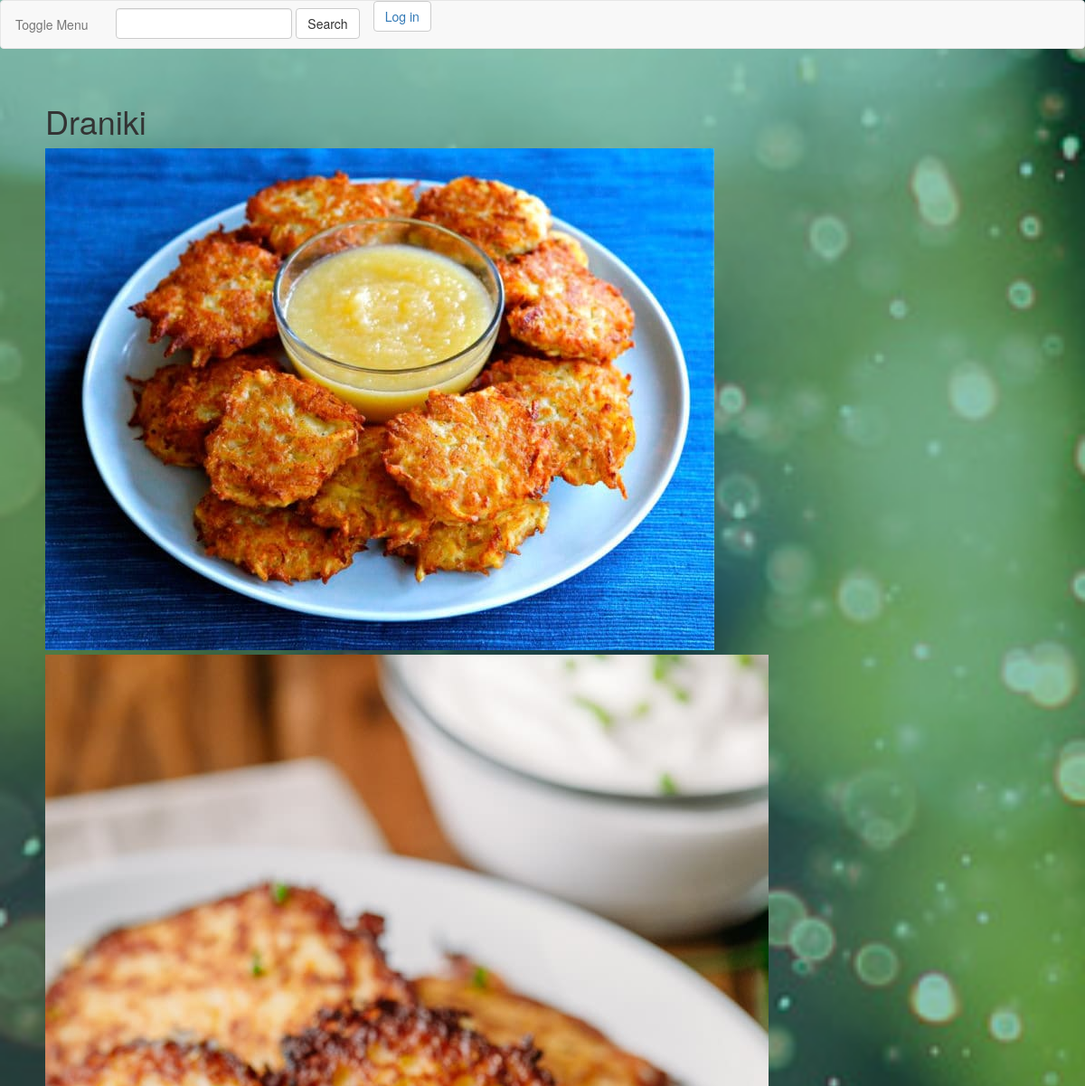
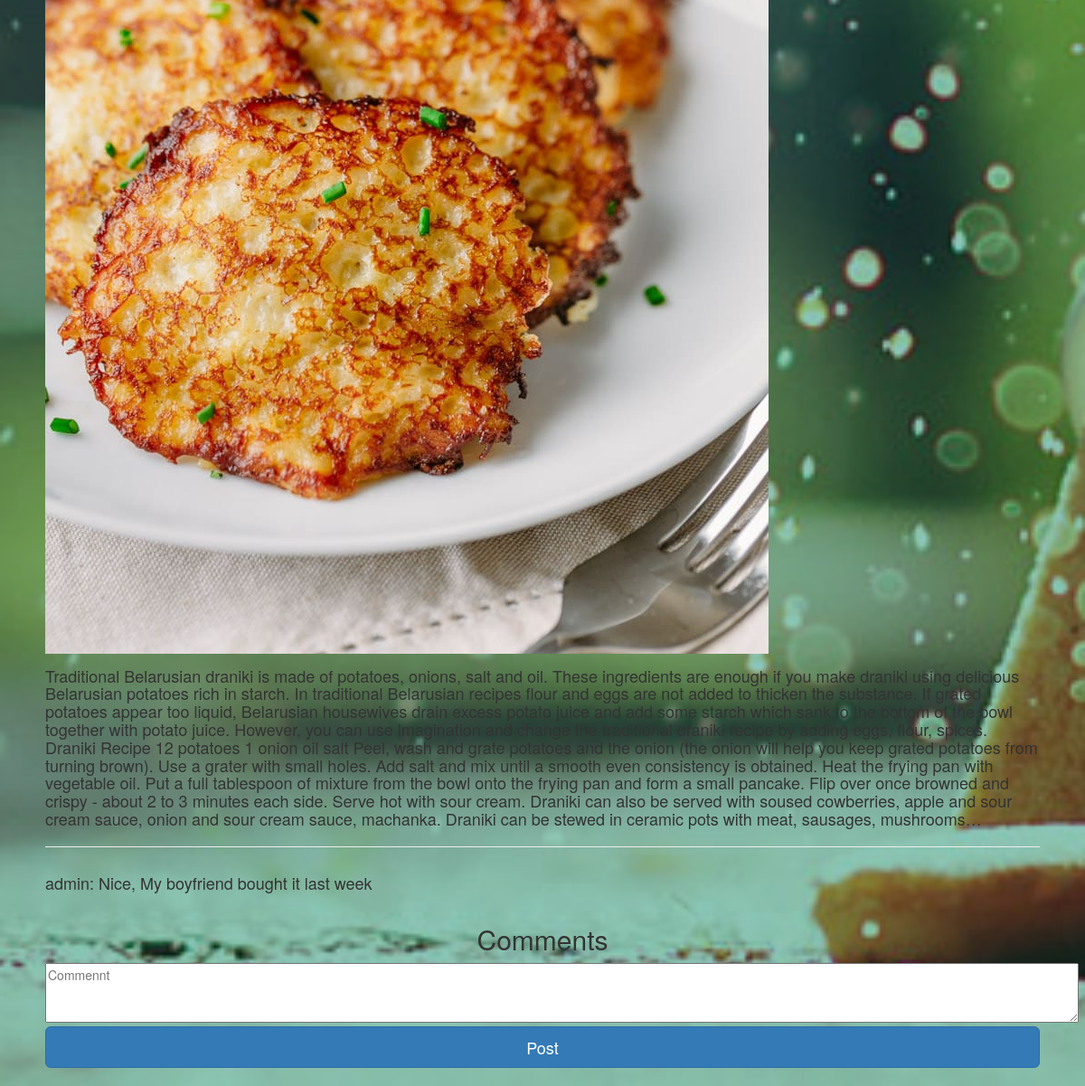
Page /dish/1/ on the committed database (2 pictures, top to bottom).
### base/models.py (models this page shows, shortened)
class Dish(models.Model):
    name = models.CharField(max_length=256, help_text='max_length=256')
    description = models.CharField(max_length=256, help_text='max_length=256', blank=True)
    main_img = models.ImageField(upload_to='base/dish_img/', blank=True, null=True)
    country = models.ForeignKey(Countries, on_delete=models.CASCADE, null=True)
    type = models.ForeignKey(TypesOfDishes, on_delete=models.CASCADE, null=False, default=None)
    recipe = models.CharField(max_length=2048, help_text='max_length=2048', blank=True, null=True, default=None)
    price = models.DecimalField(max_digits=10, decimal_places=2, default=0.00)
    is_active = models.BooleanField(default=True)
    class Meta:
        verbose_name = "Dish"
        verbose_name_plural = "Dishes"

class DishImg(models.Model):
    name = models.CharField(max_length=256, help_text='name of picture (name_"img")')
    dish = models.ForeignKey(Dish, on_delete=models.CASCADE, null=True)
    img = models.ImageField(upload_to='base/dish_img/')
    is_active = models.BooleanField(default=False)
    upload = models.DateTimeField(auto_now_add=True, auto_now=False)
    class Meta:
        verbose_name = "Image"
        verbose_name_plural = "Images"

class Comment(models.Model):
    comment = models.CharField(max_length=5000, blank=True)
    dish = models.ForeignKey(Dish, on_delete=models.CASCADE, null=True)
    user = models.ForeignKey(User, null=True)
    is_active = models.BooleanField(default=False)
    is_created = models.DateTimeField(auto_now_add=True, auto_now=False)
    is_updated = models.DateTimeField(auto_now_add=False, auto_now=True)
    class Meta:
        verbose_name = "Comment"
        verbose_name_plural = "Comments"

### base/views.py (the view, shortened to what this page needs)
# urls.py: url(r'^dish/(?P<pk>[0-9]+)/$', views.DishView.as_view(), name='dish'),
class DishView(DetailView):
    model = Dish
    template_name = 'base/dish.html'
    form_class = CommentForm
    def get(self, request, *args, **kwargs):
        self.object = self.get_object()
        context = self.get_context_data(object=self.object)
        context['form'] = self.form_class(None)
        return self.render_to_response(context)

### base/forms.py
class CommentForm(forms.ModelForm):
    class Meta:
        model = Comment
        fields = ['comment']

### templates/base/dish.html (shortened to what this page needs)
{% extends 'base.html' %}
{% load static %}
{% block content %}
<div id="page-content-wrapper">
    <div class="container-fluid">
        <h1>{{ dish.name }}</h1>
        {% for object in dish.dishimg_set.all %}
            <label for="object{{forloop.counter}}">
            <img src="{{ object.img.url }}">
            </label><br>
        {% endfor %}
        <h4>{{ dish.recipe}}</h4>
    <hr>
        {% for object in dish.comment_set.all %}
            <label for="ctr{{forloop.counter}}">
            {% include 'base/comment_object.html'%}
            </label>
        {% endfor %}
     <form action="" method="post" class="form-inline text-center">
        <h2 class="form-signin-heading">Comments</h2>
         {% for field in form %}
             <textarea placeholder="Commennt" rows="3" cols="150" form="{{ field.comment }}"></textarea>
         {% endfor %}
        <button class="btn btn-lg btn-primary btn-block" type="submit">Post</button>
    </form>
    </div>
</div>
{% endblock %}

### templates/base/comment_object.html
<div class="">
    <h4>{{ object.user }}: {{ object.comment }}</h4>
</div>

### static/dev/css/style.css (style rules this page uses)
body { background: url('../../../media/home/news/bg.jpg') no-repeat center center fixed; height: 100%; -webkit-background-size: cover; -moz-background-size: cover; -o-background-size: cover; }

### static/dev/css/simple-sidebar.css (style rules this page uses)
body { overflow-x: hidden; }
#page-content-wrapper { width: 100%; position: absolute; padding: 15px; }
@media (min-width:768px) { #page-content-wrapper { padding: 20px; position: relative; } }

### rows in the picture
Dish: name "Draniki", recipe "Traditional Belarusian draniki is made of potatoes, onions, salt and oil. These ingredients are enough if you make draniki using delicious Belarusian potatoes rich in starch. In traditional Belarusian recipes flour and eggs are not added to thicken the substance. If grated potatoes appear too liquid, Belarusian housewives drain excess potato juice and add some starch which sank to the bottom of the bowl together with potato juice. However, you can use imagination and change the traditional draniki recipe by adding eggs, flour, spices. Draniki Recipe 12 potatoes 1 onion oil salt Peel, wash and grate potatoes and the onion (the onion will help you keep grated potatoes from turning brown). Use…"
DishImg: img (picture)
DishImg: img (picture)
Comment: user "admin", comment "Nice, My boyfriend bought it last week"
